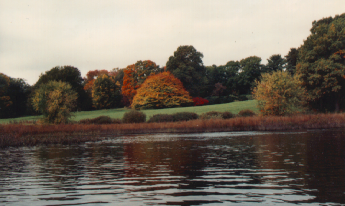
%> input picture Project/Images/autumn.tif, 345 x 206 px
$ octave Homo_HPF_RGB_Grayscale.m   (GNU Octave 9; MATLAB toolbox functions it lacks are replaced by stand-ins)
%> lines starting %> are read from the running program, lines starting %| are printed output that depends on the picture
clc
clear all
close all


% Read an input image
[filename, filepath] = uigetfile({'*.*'}, 'Select an image', 'C:\Users\admin\Documents\MATLAB\Image Processing\Images');
%> the answer given: ../../../Project/Images/autumn.tif
I = imread(fullfile(filepath, filename));
%> I is the input picture: size 206x345x3 uint8; mean R, G, B 119.7, 110.2, 98.9


% Display original image
figure, imshow(I, []);


% Convert image to double format
I = im2double(I);
%> I: size 206x345x3 double


%------------- If an RGB image -------------
if ndims(I) == 3

    % log of the image
    log_I = log(1 + I);
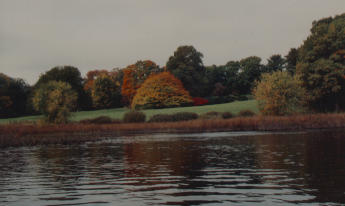
%> log_I: size 206x345x3 double; mean R, G, B 0.364, 0.336, 0.306


    %-- Homomorphic Filtering (Gaussian Highpass) --
    M = 2*size(log_I,1) + 1;
%> M = 413
    N = 2*size(log_I,2) + 1;
%> N = 691


    % Cut-off frequency
    D0 = 10;


    % Gaussian Lowpass
    [X,Y] = meshgrid(1:N, 1:M);

    centerX = ceil(N/2);
%> centerX = 346
    centerY = ceil(M/2);
%> centerY = 207

    Duv = (X - centerX).^2 + (Y - centerY).^2; % D(u,v)
    H = exp( -Duv ./ (2 .* D0.^2) );


    % Gaussian Highpass = 1 - Gaussian Lowpass
    H = 1 - H;

    % Display the filter spectrum
    figure, imshow(H, []);

    % // Change - Shift then Transform
    H = fftshift(H);
    If = fft2(log_I, M, N); % fourier transform


    %// Change - Apply the filter (using repmat), ifftshift, then cast to real
    Iout = real(ifft2(repmat(H, [1, 1, 3]) .* If));
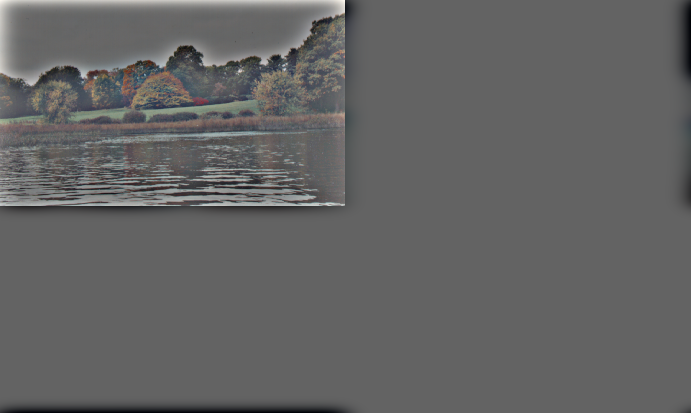
%> Iout: size 413x691x3 double; mean R, G, B 0.000901, 0.000833, 0.000757; drawn with min black and max white

    % Reconstruct the RGB image
    Iout = Iout(1:size(log_I,1), 1:size(log_I,2), :);
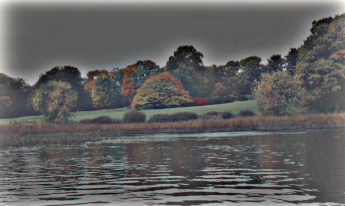
%> Iout: size 206x345x3 double; mean R, G, B 0.0234, 0.0225, 0.0212; drawn with min black and max white


    % Inverse log
    Ihmf = exp(Iout) - 1;
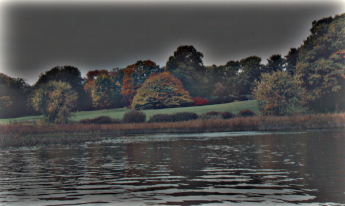
%> Ihmf: size 206x345x3 double; mean R, G, B 0.0279, 0.0269, 0.0251; drawn with min black and max white

    %// Visulaization - Display the final image in spatial domain
    figure, imshow(Ihmf, []);


%------------- If not an RGB image -------------
else

    % log of the image
    log_I = log(1 + I);


    %-- Homomorphic Filtering (Gaussian Highpass) --
    [M,N] = size(log_I);

    % Cut-off frequency
    D0 = 7;

    % Gaussian Lowpass
    [X,Y] = meshgrid(1:N, 1:M);

    centerX = ceil(N/2);
    centerY = ceil(M/2);

    Duv = (X - centerX).^2 + (Y - centerY).^2; % D(u,v)
    H = exp( -Duv ./ (2 .* D0.^2) );


    % Gaussian Highpass = 1 - Gaussian Lowpass
    H = 1 - H;

    % Display the filter spectrum
    figure, imshow(H, []);


    % // Change - Shift the filter to the center
    H = fftshift(H);

    If = fft2(log_I, M, N); % fourier transform

    % Convolve shifted image with the filter
    convolveF = If .* H;


    %// Change - Apply the filter (using repmat), ifftshift, then cast to real
    Iout = real(ifft2(convolveF));


    % Inverse log
    Ihmf = exp(Iout) - 1;

    %// Visulaization - Display the final image in spatial domain
    figure, imshow(Ihmf, []);
end

$ run again, on Project/Images/canoe.tif
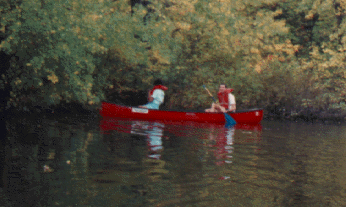
%> input picture Project/Images/canoe.tif, 346 x 207 px
%> `Iout = real(ifft2(convolveF));`:
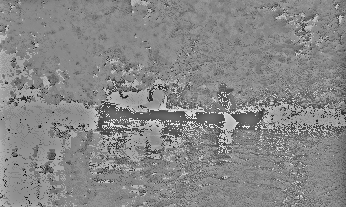
%> Iout: size 207x346 double; min -0.57, max 0.52, mean 0.00887; drawn with min black and max white
%> `Ihmf = exp(Iout) - 1;`:
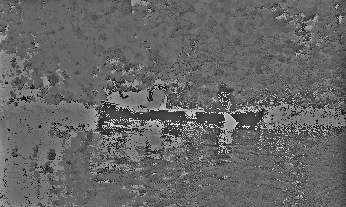
%> Ihmf: size 207x346 double; min -0.435, max 0.682, mean 0.0161; drawn with min black and max white
